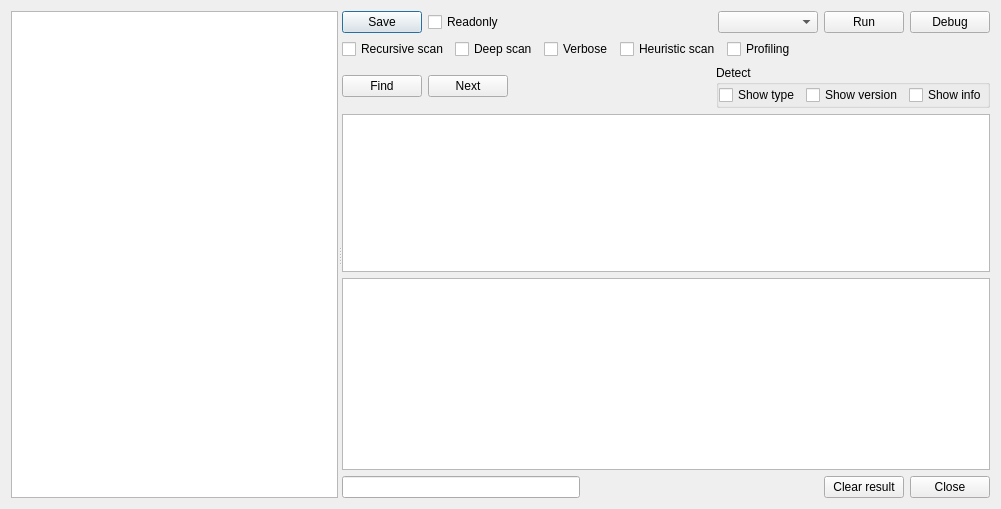
<?xml version="1.0" encoding="UTF-8"?>
<ui version="4.0">
 <class>DialogDIESignatures</class>
 <widget class="QDialog" name="DialogDIESignatures">
  <property name="windowModality">
   <enum>Qt::WindowModal</enum>
  </property>
  <property name="geometry">
   <rect>
    <x>0</x>
    <y>0</y>
    <width>1001</width>
    <height>509</height>
   </rect>
  </property>
  <property name="windowTitle">
   <string>Signatures</string>
  </property>
  <property name="modal">
   <bool>true</bool>
  </property>
  <layout class="QVBoxLayout" name="verticalLayout_3">
   <item>
    <widget class="QSplitter" name="splitter">
     <property name="orientation">
      <enum>Qt::Horizontal</enum>
     </property>
     <widget class="QWidget" name="widgetPanel" native="true">
      <property name="minimumSize">
       <size>
        <width>200</width>
        <height>0</height>
       </size>
      </property>
      <property name="maximumSize">
       <size>
        <width>400</width>
        <height>16777215</height>
       </size>
      </property>
      <layout class="QVBoxLayout" name="verticalLayout_2">
       <property name="leftMargin">
        <number>0</number>
       </property>
       <property name="topMargin">
        <number>0</number>
       </property>
       <property name="rightMargin">
        <number>0</number>
       </property>
       <property name="bottomMargin">
        <number>0</number>
       </property>
       <item>
        <widget class="QTreeWidget" name="treeWidgetSignatures">
         <property name="editTriggers">
          <set>QAbstractItemView::NoEditTriggers</set>
         </property>
         <attribute name="headerVisible">
          <bool>false</bool>
         </attribute>
         <column>
          <property name="text">
           <string notr="true">1</string>
          </property>
         </column>
        </widget>
       </item>
      </layout>
     </widget>
     <widget class="QWidget" name="layoutWidget">
      <layout class="QVBoxLayout" name="verticalLayout">
       <item>
        <layout class="QHBoxLayout" name="horizontalLayout">
         <item>
          <widget class="QPushButton" name="pushButtonSave">
           <property name="text">
            <string>Save</string>
           </property>
          </widget>
         </item>
         <item>
          <widget class="QCheckBox" name="checkBoxReadOnly">
           <property name="text">
            <string>Readonly</string>
           </property>
          </widget>
         </item>
         <item>
          <spacer name="horizontalSpacer_2">
           <property name="orientation">
            <enum>Qt::Horizontal</enum>
           </property>
           <property name="sizeHint" stdset="0">
            <size>
             <width>68</width>
             <height>20</height>
            </size>
           </property>
          </spacer>
         </item>
         <item>
          <widget class="QComboBox" name="comboBoxFunction">
           <property name="minimumSize">
            <size>
             <width>100</width>
             <height>0</height>
            </size>
           </property>
          </widget>
         </item>
         <item>
          <widget class="QPushButton" name="pushButtonRun">
           <property name="text">
            <string>Run</string>
           </property>
          </widget>
         </item>
         <item>
          <widget class="QPushButton" name="pushButtonDebug">
           <property name="text">
            <string>Debug</string>
           </property>
          </widget>
         </item>
        </layout>
       </item>
       <item>
        <layout class="QHBoxLayout" name="horizontalLayout_4">
         <item>
          <widget class="QCheckBox" name="checkBoxRecursiveScan">
           <property name="text">
            <string>Recursive scan</string>
           </property>
          </widget>
         </item>
         <item>
          <widget class="QCheckBox" name="checkBoxDeepScan">
           <property name="text">
            <string>Deep scan</string>
           </property>
          </widget>
         </item>
         <item>
          <widget class="QCheckBox" name="checkBoxVerbose">
           <property name="text">
            <string>Verbose</string>
           </property>
          </widget>
         </item>
         <item>
          <widget class="QCheckBox" name="checkBoxHeuristicScan">
           <property name="text">
            <string>Heuristic scan</string>
           </property>
          </widget>
         </item>
         <item>
          <widget class="QCheckBox" name="checkBoxProfiling">
           <property name="text">
            <string>Profiling</string>
           </property>
          </widget>
         </item>
         <item>
          <spacer name="horizontalSpacer">
           <property name="orientation">
            <enum>Qt::Horizontal</enum>
           </property>
           <property name="sizeHint" stdset="0">
            <size>
             <width>40</width>
             <height>20</height>
            </size>
           </property>
          </spacer>
         </item>
        </layout>
       </item>
       <item>
        <layout class="QHBoxLayout" name="horizontalLayout_5">
         <item>
          <widget class="QPushButton" name="pushButtonFind">
           <property name="text">
            <string>Find</string>
           </property>
          </widget>
         </item>
         <item>
          <widget class="QPushButton" name="pushButtonFindNext">
           <property name="text">
            <string>Next</string>
           </property>
          </widget>
         </item>
         <item>
          <spacer name="horizontalSpacer_4">
           <property name="orientation">
            <enum>Qt::Horizontal</enum>
           </property>
           <property name="sizeHint" stdset="0">
            <size>
             <width>40</width>
             <height>20</height>
            </size>
           </property>
          </spacer>
         </item>
         <item>
          <widget class="QGroupBox" name="groupBoxDetect">
           <property name="title">
            <string>Detect</string>
           </property>
           <layout class="QHBoxLayout" name="horizontalLayout_2">
            <property name="leftMargin">
             <number>0</number>
            </property>
            <property name="topMargin">
             <number>0</number>
            </property>
            <property name="rightMargin">
             <number>0</number>
            </property>
            <property name="bottomMargin">
             <number>0</number>
            </property>
            <item>
             <widget class="QCheckBox" name="checkBoxShowType">
              <property name="text">
               <string>Show type</string>
              </property>
             </widget>
            </item>
            <item>
             <widget class="QCheckBox" name="checkBoxShowVersion">
              <property name="text">
               <string>Show version</string>
              </property>
             </widget>
            </item>
            <item>
             <widget class="QCheckBox" name="checkBoxShowInfo">
              <property name="text">
               <string>Show info</string>
              </property>
             </widget>
            </item>
           </layout>
          </widget>
         </item>
        </layout>
       </item>
       <item>
        <widget class="DIE_SignatureEdit" name="plainTextEditSignature"/>
       </item>
       <item>
        <widget class="QPlainTextEdit" name="plainTextEditResult">
         <property name="sizePolicy">
          <sizepolicy hsizetype="Expanding" vsizetype="Minimum">
           <horstretch>0</horstretch>
           <verstretch>0</verstretch>
          </sizepolicy>
         </property>
         <property name="readOnly">
          <bool>true</bool>
         </property>
        </widget>
       </item>
       <item>
        <layout class="QHBoxLayout" name="horizontalLayout_3">
         <item>
          <widget class="QLineEdit" name="lineEditElapsedTime">
           <property name="alignment">
            <set>Qt::AlignCenter</set>
           </property>
           <property name="readOnly">
            <bool>true</bool>
           </property>
          </widget>
         </item>
         <item>
          <spacer name="horizontalSpacer_3">
           <property name="orientation">
            <enum>Qt::Horizontal</enum>
           </property>
           <property name="sizeHint" stdset="0">
            <size>
             <width>40</width>
             <height>20</height>
            </size>
           </property>
          </spacer>
         </item>
         <item>
          <widget class="QPushButton" name="pushButtonClearResult">
           <property name="text">
            <string>Clear result</string>
           </property>
          </widget>
         </item>
         <item>
          <widget class="QPushButton" name="pushButtonClose">
           <property name="text">
            <string>Close</string>
           </property>
          </widget>
         </item>
        </layout>
       </item>
      </layout>
     </widget>
    </widget>
   </item>
  </layout>
 </widget>
 <customwidgets>
  <customwidget>
   <class>DIE_SignatureEdit</class>
   <extends>QPlainTextEdit</extends>
   <header>die_signatureedit.h</header>
  </customwidget>
 </customwidgets>
 <resources/>
 <connections/>
</ui>
